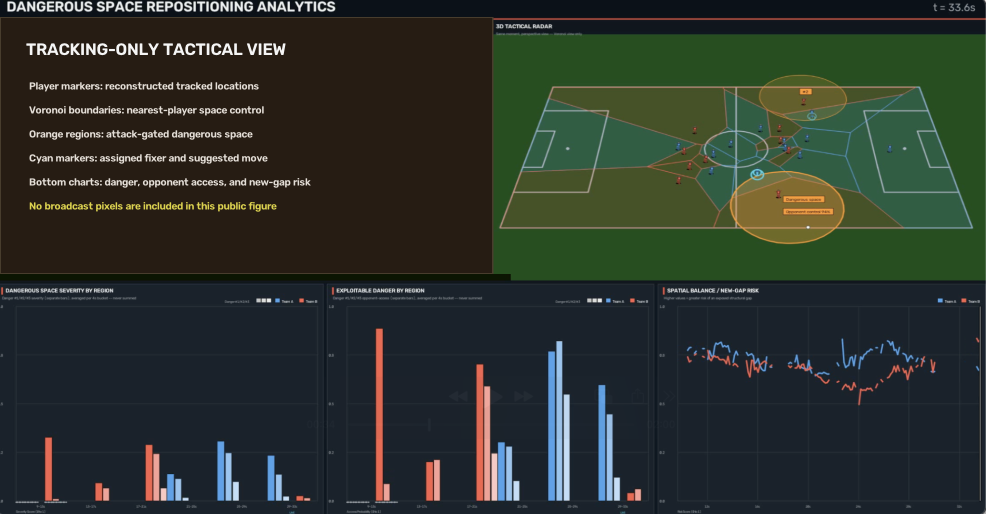
#> input picture results/figures/dangerous_space_analytics_tracking_only.png, 1972 x 1028 px (shown at 1/2 size)
$ python build_tracking_only_figure2.py --source ../results/figures/dangerous_space_analytics_tracking_only.png
#> lines starting #> are read from the running program, lines starting #| are printed output that depends on the picture; after the words box and inside, x2 and y2 are one past the last pixel; in counts of white or black regions, pixels touching at a corner belong together
#!/usr/bin/env python3
"""Build the public tracking-only Figure 2 from the private dashboard export.

The source dashboard is never copied to the public repository. This script
retains its derived 3D tactical radar and analytical charts, removes the
broadcast panel, and adds a plain-language interpretation panel.
"""
import argparse
from pathlib import Path

import cv2
import numpy as np


def main():
    parser = argparse.ArgumentParser()
    parser.add_argument("--source", type=Path, required=True)
    parser.add_argument("--output", type=Path, default=Path("results/figures/dangerous_space_analytics_tracking_only.png"))
    args = parser.parse_args()
    source = cv2.imread(str(args.source), cv2.IMREAD_COLOR)
#> source is the input picture: shape (1028, 1972, 3); mean B, G, R 43.7, 51.2, 43.7
    if source is None or source.shape[:2] != (1028, 1972):
        raise SystemExit("expected the audited 1972 x 1028 private dashboard export")

    header = source[0:34, :].copy()
    # The audited panel boundary is at x=1035. Starting earlier retains a
    # narrow strip of the broadcast panel even though the tactical radar is
    # visually dominant, so crop conservatively and resize only the radar.
    radar = source[34:548, 1035:1972].copy()
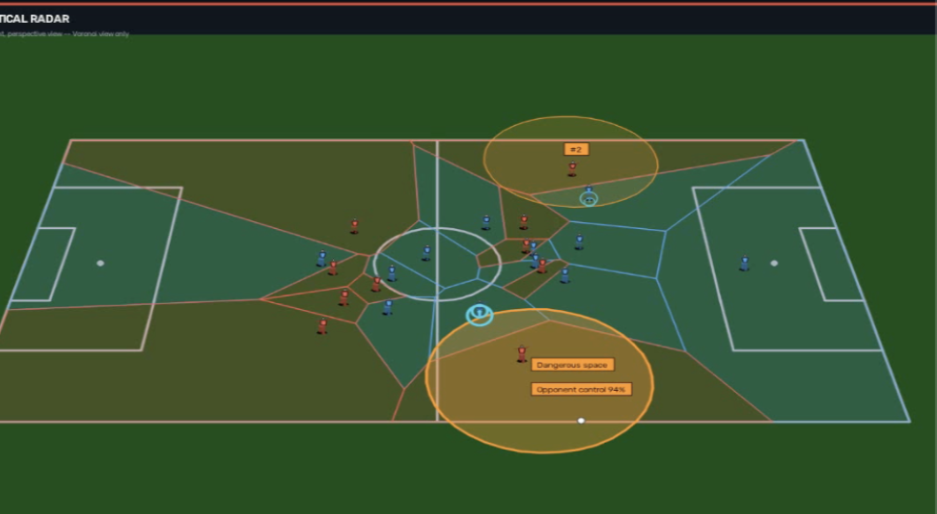
#> radar: shape (514, 937, 3); mean B, G, R 46.7, 83.2, 57.2
    charts = source[548:1028, :].copy()
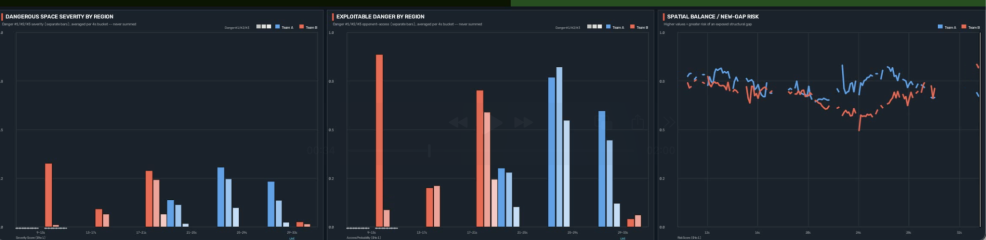
#> charts: shape (480, 1972, 3) (shown at 1/2 size); mean B, G, R 50.6, 42.3, 35.6
    top = np.full((514, 1972, 3), (19, 28, 38), dtype=np.uint8)
    top[:, 986:1972] = cv2.resize(radar, (986, 514), interpolation=cv2.INTER_AREA)
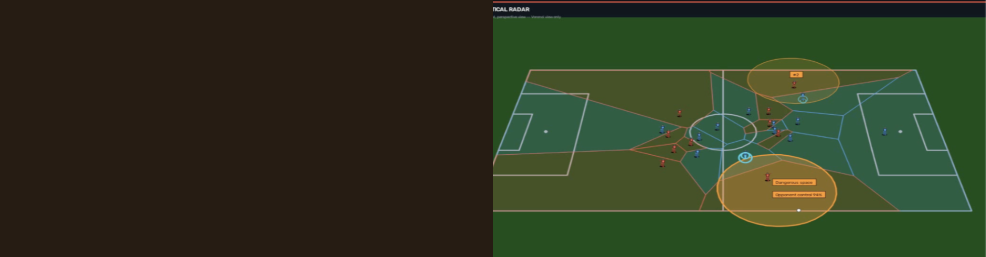
#> top: shape (514, 1972, 3) (shown at 1/2 size); mean B, G, R 32.9, 55.6, 47.6
    cv2.rectangle(top, (0, 0), (985, 513), (45, 61, 72), 2)
#> top: shape (514, 1972, 3); 0.64% of pixels changed, all inside (x1, y1, x2, y2) = (0, 0, 987, 514)
    cv2.putText(top, "TRACKING-ONLY TACTICAL VIEW", (52, 76), cv2.FONT_HERSHEY_SIMPLEX, 1.15, (245, 245, 245), 2, cv2.LINE_AA)
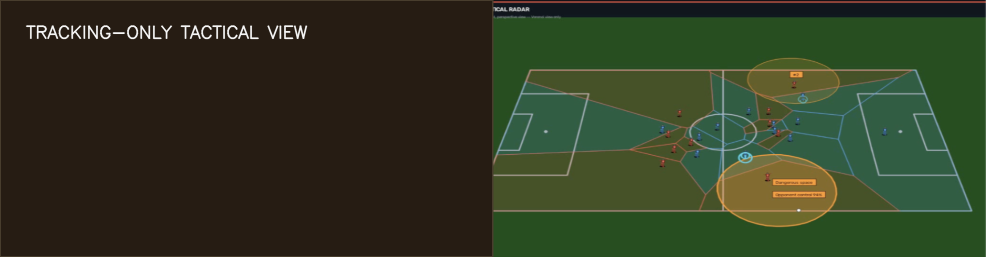
#> top: shape (514, 1972, 3) (shown at 1/2 size); mean B, G, R 34, 56.8, 48.7
    lines = [
        "Player markers: reconstructed tracked locations",
        "Voronoi boundaries: nearest-player space control",
        "Orange regions: attack-gated dangerous space",
        "Cyan markers: assigned fixer and suggested move",
        "Bottom charts: danger, opponent access, and new-gap risk",
        "No broadcast pixels are included in this public figure",
    ]
    for index, line in enumerate(lines):
        color = (80, 210, 220) if index == 5 else (215, 222, 228)
        cv2.putText(top, line, (58, 145 + index * 48), cv2.FONT_HERSHEY_SIMPLEX, 0.72, color, 2, cv2.LINE_AA)
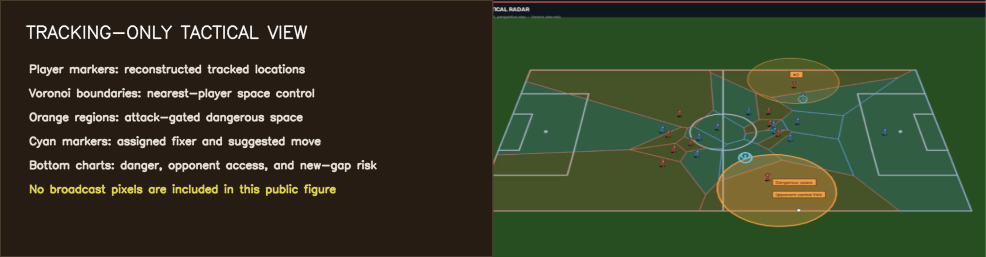
#> top: shape (514, 1972, 3) (shown at 1/2 size); 4.1% of pixels changed, all inside (x1, y1, x2, y2) = (56, 128, 755, 393)
    output = np.vstack([header, top, charts])
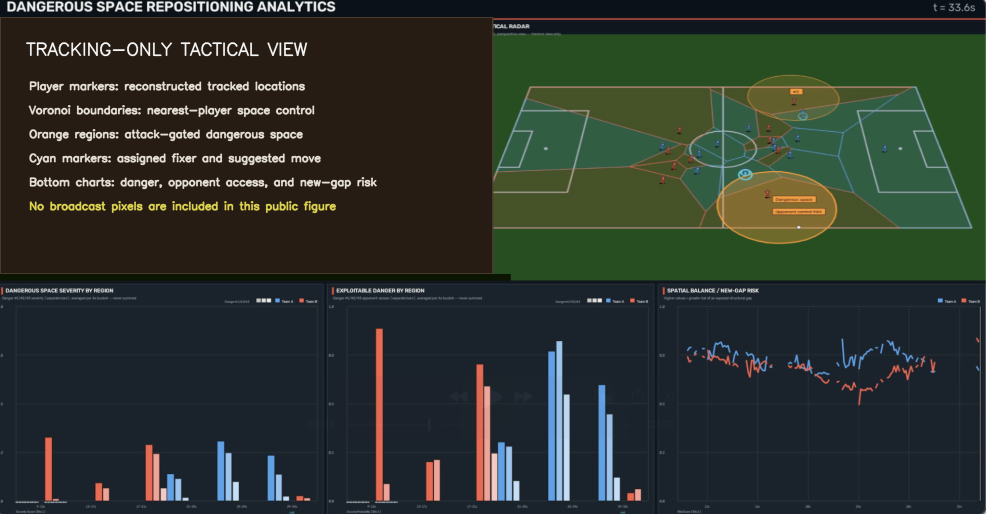
#> output: shape (1028, 1972, 3) (shown at 1/2 size); mean B, G, R 44.6, 52.1, 44.7
    args.output.parent.mkdir(parents=True, exist_ok=True)
    if not cv2.imwrite(str(args.output), output):
        raise SystemExit("failed to write public figure")
    print(args.output)


if __name__ == "__main__":
    main()
